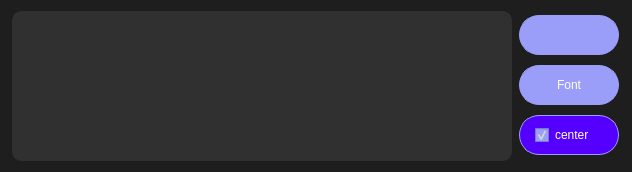
<?xml version="1.0" encoding="UTF-8"?>
<ui version="4.0">
 <class>Dialog</class>
 <widget class="QDialog" name="Dialog">
  <property name="geometry">
   <rect>
    <x>0</x>
    <y>0</y>
    <width>632</width>
    <height>172</height>
   </rect>
  </property>
  <property name="windowTitle">
   <string>Dialog</string>
  </property>
  <property name="styleSheet">
   <string notr="true">* {
background-color: rgb(30, 30, 30);
border:none;
}
QPushButton {
	font: 63 8pt &quot;JetBrains Mono&quot;;
	background-color: #9a9ef9;
	border: 1px solid #9a9ef9;
	border-radius: 20px;
	color: #FFFFFF;
}
QPushButton:hover {
    border-radius:20px;
	border: 1px solid #7070d0;
	background-color: #7070d0;
    color: white;
}

QPushButton:disabled {
    background-color: gray;
    color: white;
}

QPushButton:pressed {
    
	background-color: rgb(85, 0, 255);
    color: white;
}


            QCheckBox {
			font: 63 8pt &quot;JetBrains Mono NL SemiBold&quot;;
                background-color: #9a9ef9;
                border: 1px solid #9a9ef9;
                border-radius: 20px;
                color: #FFFFFF;
            }

            QCheckBox:hover {
                border-radius: 20px;
                border: 1px solid #7070d0;
                background-color: #7070d0;
                color: white;
            }

            QCheckBox:disabled {
                background-color: gray;
                color: white;
            }

            QCheckBox:checked {
                background-color: rgb(85, 0, 255);
                color: white;
            }</string>
  </property>
  <layout class="QHBoxLayout" name="horizontalLayout">
   <item>
    <widget class="QTextEdit" name="text_editor">
     <property name="minimumSize">
      <size>
       <width>500</width>
       <height>0</height>
      </size>
     </property>
     <property name="maximumSize">
      <size>
       <width>100</width>
       <height>16777215</height>
      </size>
     </property>
     <property name="styleSheet">
      <string notr="true">* {
	background-color: rgb(48, 48, 48);
border: 3px solid #303030;
border-radius: 10px;

}
</string>
     </property>
    </widget>
   </item>
   <item>
    <layout class="QVBoxLayout" name="verticalLayout">
     <item>
      <widget class="QPushButton" name="save_button">
       <property name="sizePolicy">
        <sizepolicy hsizetype="Minimum" vsizetype="Preferred">
         <horstretch>0</horstretch>
         <verstretch>0</verstretch>
        </sizepolicy>
       </property>
       <property name="minimumSize">
        <size>
         <width>100</width>
         <height>40</height>
        </size>
       </property>
       <property name="maximumSize">
        <size>
         <width>100</width>
         <height>40</height>
        </size>
       </property>
       <property name="layoutDirection">
        <enum>Qt::LeftToRight</enum>
       </property>
       <property name="styleSheet">
        <string notr="true">text-align: center;</string>
       </property>
       <property name="text">
        <string/>
       </property>
       <property name="icon">
        <iconset>
         <normaloff>data/icons8-save-50.png</normaloff>data/icons8-save-50.png</iconset>
       </property>
       <property name="iconSize">
        <size>
         <width>25</width>
         <height>25</height>
        </size>
       </property>
       <property name="shortcut">
        <string>Shift+Return</string>
       </property>
      </widget>
     </item>
     <item>
      <widget class="QPushButton" name="font_button">
       <property name="sizePolicy">
        <sizepolicy hsizetype="Minimum" vsizetype="Preferred">
         <horstretch>0</horstretch>
         <verstretch>0</verstretch>
        </sizepolicy>
       </property>
       <property name="minimumSize">
        <size>
         <width>100</width>
         <height>40</height>
        </size>
       </property>
       <property name="maximumSize">
        <size>
         <width>100</width>
         <height>40</height>
        </size>
       </property>
       <property name="layoutDirection">
        <enum>Qt::LeftToRight</enum>
       </property>
       <property name="styleSheet">
        <string notr="true">text-align: center;</string>
       </property>
       <property name="text">
        <string>Font</string>
       </property>
      </widget>
     </item>
     <item>
      <widget class="QCheckBox" name="checkbox">
       <property name="minimumSize">
        <size>
         <width>100</width>
         <height>40</height>
        </size>
       </property>
       <property name="maximumSize">
        <size>
         <width>100</width>
         <height>40</height>
        </size>
       </property>
       <property name="layoutDirection">
        <enum>Qt::LeftToRight</enum>
       </property>
       <property name="autoFillBackground">
        <bool>false</bool>
       </property>
       <property name="styleSheet">
        <string notr="true">padding:15px;</string>
       </property>
       <property name="text">
        <string>center</string>
       </property>
       <property name="checked">
        <bool>true</bool>
       </property>
      </widget>
     </item>
    </layout>
   </item>
  </layout>
 </widget>
 <resources/>
 <connections/>
</ui>
